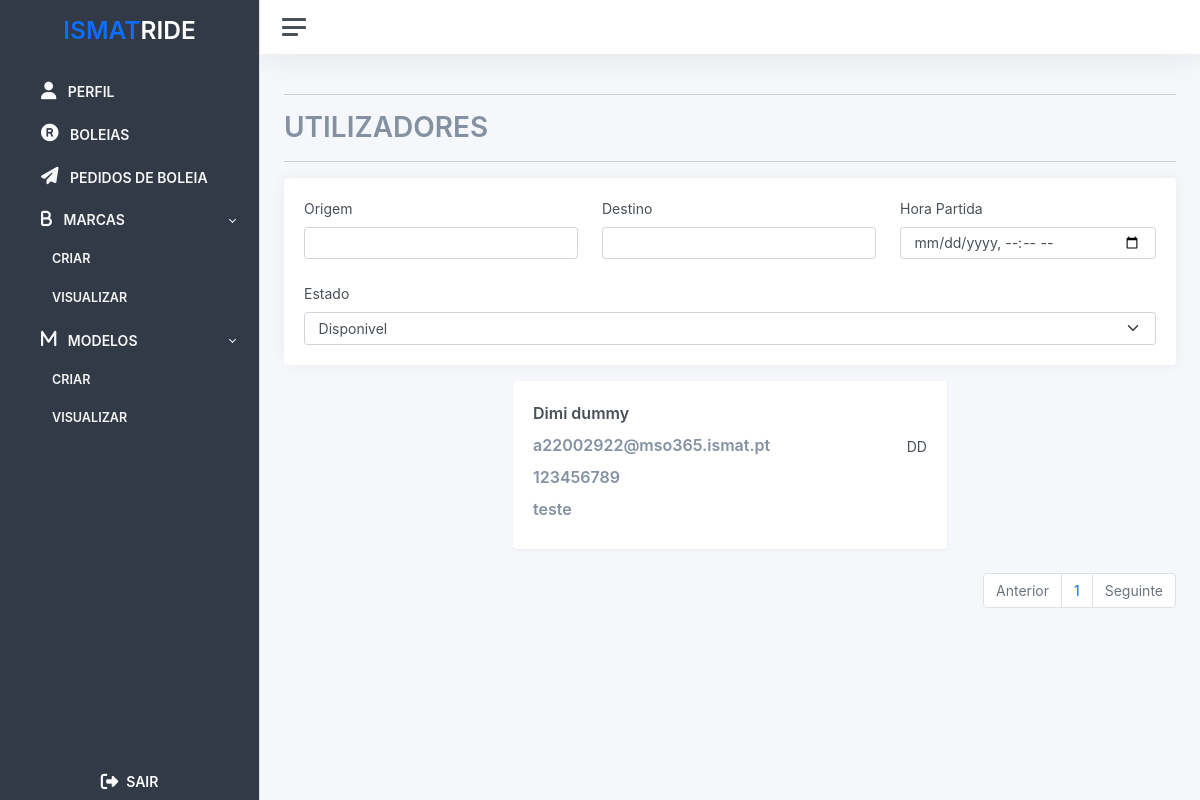
The page /admin/users/list (signed in) on the database as committed earlier.
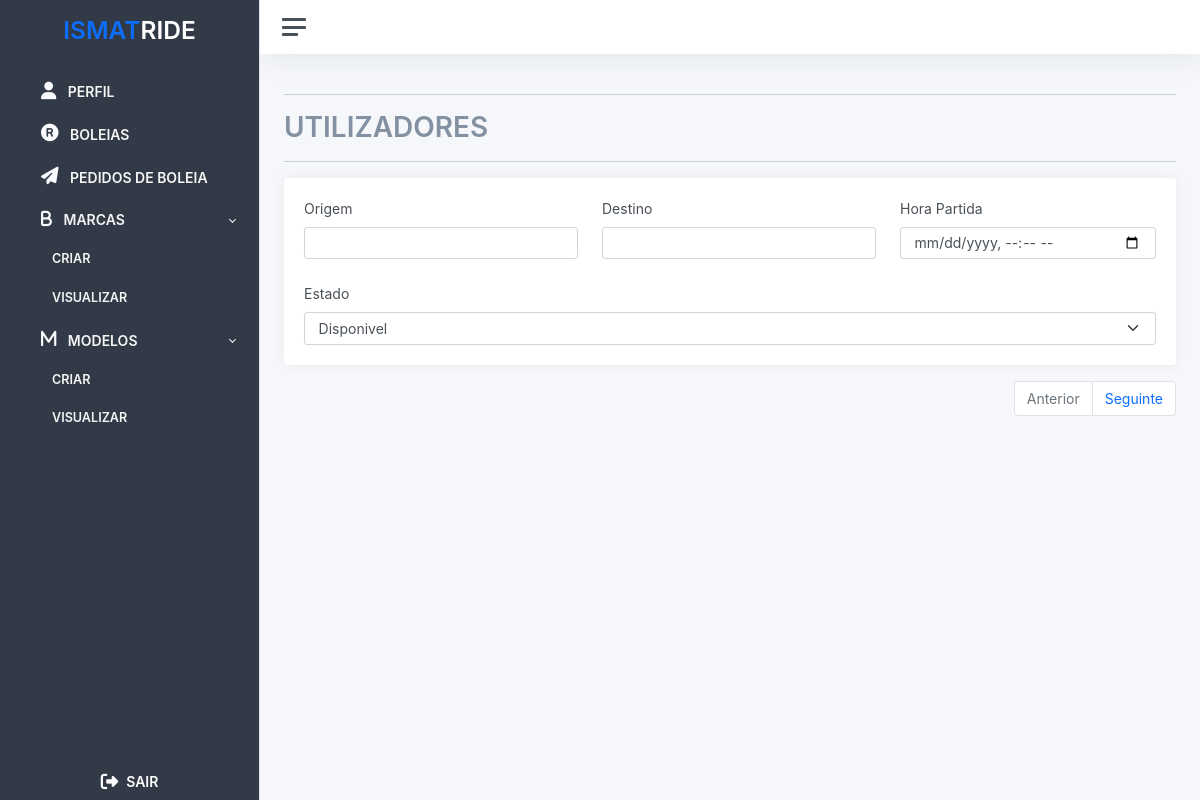
The same page on the database as committed later.
### src/users/users.py (models this page shows, shortened)
class User(db.Model, UserMixin):
	id = db.Column(db.Integer, primary_key=True)
	email = db.Column(db.String(255), unique=True)
	password = db.Column(db.Unicode(80))
	username = db.Column(db.String(50))
	status = db.Column(db.String(20))
	first_name = db.Column(db.String(100))
	last_name = db.Column(db.String(100))
	student_number = db.Column(db.String(50))
	phone_number = db.Column(db.String(100))
	type = db.Column(db.String(20))
	def get_initials(self):
		first_name_initial = str.upper(self.first_name[0])
		last_name_initial = str.upper(self.last_name[0])
		return f'{first_name_initial}{last_name_initial}'

### src/admin/routes.py (the view)
@admin_bp.route('/users/list', methods = [ 'GET' ])
@login_required
def list_users():
    page = request.args.get('page', 1, type=int)
    users = User.query.filter_by(type = 'student').paginate(page=page, per_page=ITEMS_PER_PAGE)
    response = {'items': list(), 'iter_pages': users.iter_pages, 'page': page, 'pages': users.pages, 'next_num': users.next_num}
    user_list_dto = list()
    for user in users:
        print(user.status)
        user_list_dto.append(
            UserListDto(user.email, f'{user.first_name} {user.last_name}', user.phone_number, "teste", user.status, user.get_initials())
        )
    response['items'] = user_list_dto
    return render_template('admin/users.html', user_list=response)

### src/templates/admin/users.html (shortened to what this page needs)
{% extends 'base/base.html' %}
{%block content %}
<h1 class="secondary-text-color fw-bold">UTILIZADORES</h1>
<hr />
<div class="card mb-3">
  <div class="card-body">
    <div
      class="d-flex flex-row flex-wrap gap-4 justify-content-center justify-content-sm-start"
    >
      <div class="flex-fill">
        <label class="form-label secondary-secondary-text-color">Origem</label>
        <input type="text" class="form-control" />
      </div>
      <div class="flex-fill">
        <label class="form-label secondary-secondary-text-color">Destino</label>
        <input type="text" class="form-control" />
      </div>
      <div class="flex-fill">
        <label class="form-label secondary-secondary-text-color">Hora Partida</label>
        <input type="datetime-local" class="form-control" />
      </div>
      <div class="flex-fill">
        <label class="form-label secondary-secondary-text-color">Estado</label>
        <select class="form-select">
          <option selected>Disponivel</option>
        </select>
      </div>
    </div>
  </div>
</div>
<div class="row justify-content-evenly">
  {% for user in user_list['items'] %}
  <div class="col-12 col-md-6 col-lg-6">
    <div class="card shadow">
      <div class="card-body">
        <div
          class="row align-items-end justify-content-md-center"
        >
          <div class="col-12 col-sm-8 col-md-12 col-lg-12 col-xl-8">
            <div class="row align-items-center mb-2">
              <div class="col">
                <span class="fw-bold font-16px"
                  >{{ user.full_name }}</span
                >
              </div>
            </div>
            <div class="row align-items-center mb-2">
              <div class="col-12">
                <span class=" font-16px fw-bold secondary-text-color"
                  >{{ user.email }}</span
                >
              </div>
            </div>
            <div class="row align-items-center mb-2">
              <div class="col-12">
                <span class=" font-16px fw-bold secondary-text-color"
                  >{{ user.phone_number }}</span
                >
              </div>
            </div>
            <div class="row align-items-center mb-2">
              <div class="col-12">
                <span class=" font-16px fw-bold secondary-text-color"
                  >{{ user.student_number }}</span
                >
              </div>
            </div>
          </div>
          <div
            class="col-12 col-sm-4 col-md-12 col-lg-12 col-xl-4 mt-2"
          >
            <div class="row">
              <div class="col-12 mb-lg-3 mb-xl-6 mb-3 mb-md-3 mb-sm-6 d-flex justify-content-sm-end justify-content-md-start justify-content-lg-start justify-content-xl-end">
                <span>{{ user.initials }}</span>
              </div>
            </div>
          </div>
        </div>
      </div>
    </div>
  </div>
  {% endfor %}
<div
    class="d-flex align-items-center justify-content-center justify-content-md-end"
  >
    <ul class="pagination">
      <li class="page-item {% if user_list.page == 1 %}disabled{% endif %}">
        <a class="page-link" href="{{ url_for('admin.list_users', page=user_list.prev_num) }}" tabindex="-1">Anterior</a>
      </li>
      {% for page_num in user_list.iter_pages(left_edge=1, right_edge=1, left_current=1, right_current=2) %}
        {% if page_num %}
            {% if user_list.page == page_num %}
            <li class="page-item"><a href="{{ url_for('admin.list_users', page=page_num) }}"
                class="page-link">
                {{ page_num }}
            </a></li>
            {% else %}
            <li class="page-item"><a href="{{ url_for('admin.list_users', page=page_num) }}"
                class="page-link">
                {{ page_num }}
            </a></li>
            {% endif %}
            {% else %}
              ...
        {% endif %}
      {% endfor %}
      <li class="page-item {% if user_list.page == user_list.pages %}disabled{% endif %}">
        <a class="page-link" href="{{ url_for('admin.list_users', page=user_list.next_num) }}" tabindex="-1">Seguinte</a>
      </li>
    </ul>
</div>
</div>
</div>
</main>
{% endblock content %}

### src/templates/base/base.html (shortened to what this page needs)
<!DOCTYPE html>
<html lang="en">
  <head>
    <link
      rel="stylesheet"
      type="text/css"
      href="{{ url_for('static',filename='styles/backoffice/global.css') }}"
    />
    <link
      rel="stylesheet"
      type="text/css"
      href="{{ url_for('static',filename='styles/backoffice/adminkit.css') }}"
    />
  </head>
  <body>
    <div class="wrapper">
      <nav id="sidebar" class="sidebar shadow js-sidebar">
        <div class="sidebar-content border-end border-black js-simplebar">
          <h2 class="fw-bold p-3 text-center">
            <span class="primary-color" style="cursor: pointer"
              >ISMAT<span class="secondary-color">RIDE</span></span
            >
          </h2>
          <ul class="sidebar-nav">
            <li class="sidebar-item">
              <a class="sidebar-link" href="">
                <span class="align-middle fw-bold">PERFIL</span>
              </a>
            </li>
            <li class="sidebar-item">
              <a class="sidebar-link" href="">
                <span class="align-middle fw-bold">BOLEIAS</span>
              </a>
            </li>
            <li class="sidebar-item">
              <a class="sidebar-link" href="#">
                <span class="align-middle fw-bold">PEDIDOS DE BOLEIA</span>
              </a>
            </li>
            <li class="sidebar-item">
              <a
                class="sidebar-link collapsed"
                data-bs-target="#marcas"
                data-bs-toggle="collapse"
              >
                <span class="align-middle fw-bold">MARCAS</span>
              </a>
              <ul
                id="marcas"
                class="sidebar-dropdown list-unstyled collapse show"
                data-bs-parent="#sidebar"
              >
                <li class="sidebar-item">
                  <a class="sidebar-link fw-bold">CRIAR</a>
                </li>
                <li class="sidebar-item">
                  <a class="sidebar-link fw-bold">VISUALIZAR</a>
                </li>
              </ul>
            </li>
            <li class="sidebar-item">
              <a
                class="sidebar-link collapsed"
                data-bs-target="#modelos"
                data-bs-toggle="collapse"
              >
                <span class="align-middle fw-bold">MODELOS</span>
              </a>
              <ul
                id="modelos"
                class="sidebar-dropdown list-unstyled collapse show"
                data-bs-parent="#sidebar"
              >
                <li class="sidebar-item">
                  <a class="sidebar-link fw-bold">CRIAR</a>
                </li>
                <li class="sidebar-item">
                  <a class="sidebar-link fw-bold">VISUALIZAR</a>
                </li>
              </ul>
            </li>
          </ul>
          <div class="row w-100 m-0 logout-wrapper">
            <div class="col-12">
              <div class="decoration-none row justify-items-center p-2">
                <span onclick="logout()" class="fw-bold secondary-color text-center">
                  <span>SAIR</span></a
              </div>
            </div>
          </div>
        </div>
      </nav>
      <div class="main">
        <nav class="navbar navbar-expand navbar-light navbar-bg">
          <a class="sidebar-toggle js-sidebar-toggle">
            <i class="hamburger align-self-center"></i>
          </a>
        </nav>
        <main class="content">
          <div class="container-fluid p-0">
            <hr />
            {% block filters %} {% endblock filters %} {% block content %} {%
            endblock content %}
          </div>
      </div>
  </body>
</html>

### src/static/styles/backoffice/global.css (style rules this page uses)
.primary-color { color: #0d6efd !important; }
.secondary-color { color: white !important; }
.secondary-text-color { color: #8391a2 !important; }
.sidebar-content { background-color: #313a46 !important; }
a { text-decoration: none !important; }
.pagination { display: flex; padding-left: 0; list-style: none; border-radius: 0.25rem; }
.page-link { position: relative; display: block; padding: 0.5rem 0.75rem; margin-left: -1px; line-height: 1.25; color: #0d6efd; background-color: #fff; border: 1px solid #dee2e6; }
.page-link:not(:disabled):not(.disabled) { cursor: pointer; }
.page-item:first-child .page-link { margin-left: 0; border-top-left-radius: 0.25rem; border-bottom-left-radius: 0.25rem; }
.page-item:last-child .page-link { border-top-right-radius: 0.25rem; border-bottom-right-radius: 0.25rem; }
.page-item.disabled .page-link { color: #6c757d; pointer-events: none; cursor: auto; background-color: #fff; border-color: #dee2e6; }
.wrapper, .main { background-color: #fafbfe; }

Rows that differ between the two databases and show on the page:
removed User: full_name "Dimi dummy", email "a22002922@mso365.ismat.pt", phone_number "123456789", student_number "teste", initials "DD"
Other text that changed with them:
list line gone: "1"
